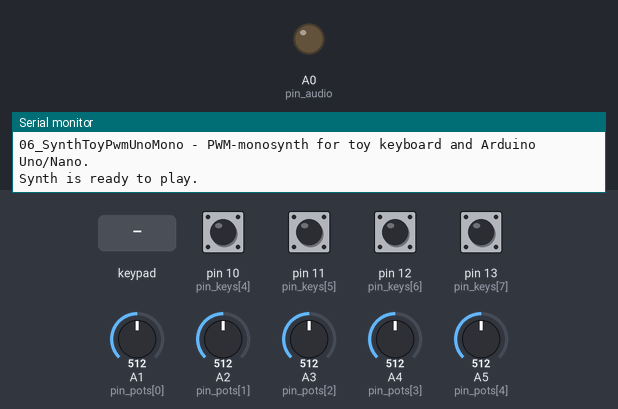
Bench run of a sketch on a simulated Arduino Uno, built with avr-gcc and run on an emulated ATmega328P. Shown: output pins drawn as LEDs (lit = HIGH), the last lines printed to the serial monitor. Wiring (inferred from the names in the program): 4×4 keypad with keys 1 2 3 A 4 5 6 B 7 8 9 C * 0 # D (labels assumed): rows pin 5, pin 4, pin 3, pin 2; columns pin 6, pin 7, pin 8, pin 9. The test bench sets the inputs (shaded band); at power-on: pin 10 (pin_keys[4]), pin 11 (pin_keys[5]), pin 12 (pin_keys[6]), pin 13 (pin_keys[7]) HIGH, A1 (pin_pots[0]) = 512, A2 (pin_pots[1]) = 512, A3 (pin_pots[2]) = 512, A4 (pin_pots[3]) = 512, A5 (pin_pots[4]) = 512.

Above: at 1.2 s.
1.3 s: pin 10 (pin_keys[4]) pulled LOW for 0.15 s
At 1.51 s:
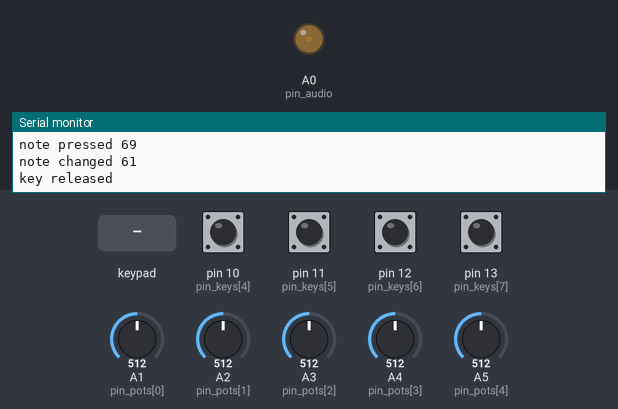
3.1 s: key '9' pressed
At 4.3 s:
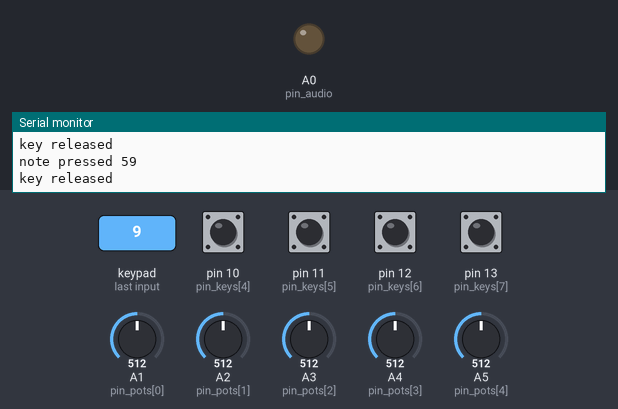
6.1 s: pin 11 (pin_keys[5]) pulled LOW for 1 s
At 6.72 s:
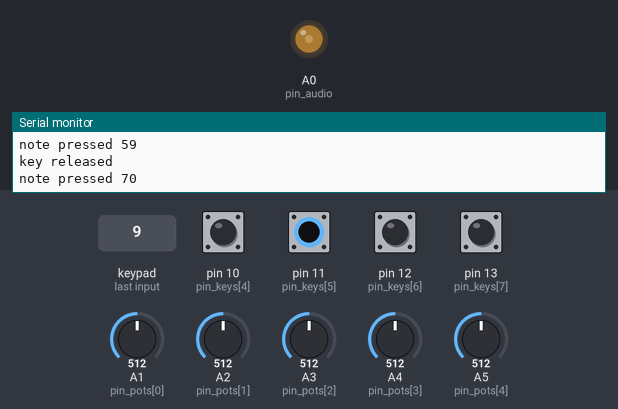
9.1 s: pin 12 (pin_keys[6]) pulled LOW for 0.15 s
At 9.9 s:
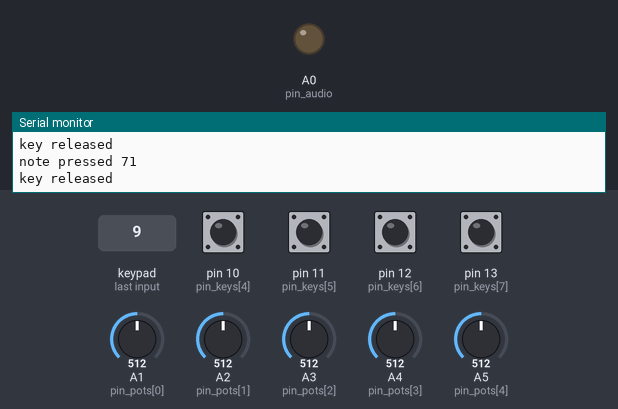
10.9 s: pin 13 (pin_keys[7]) pulled LOW for 1 s
At 12.52 s:
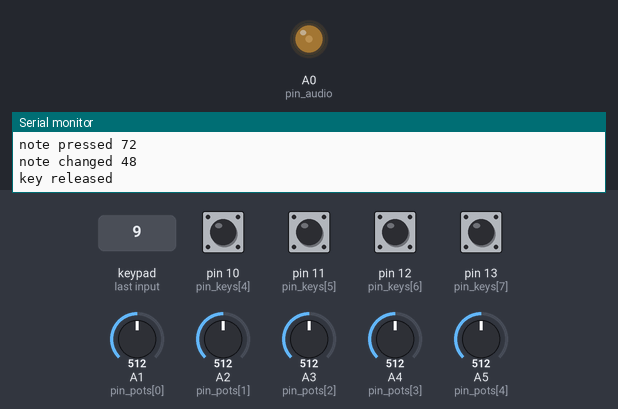
13.9 s: pin 10 (pin_keys[4]) pulled LOW for 1 s
At 16.4 s:
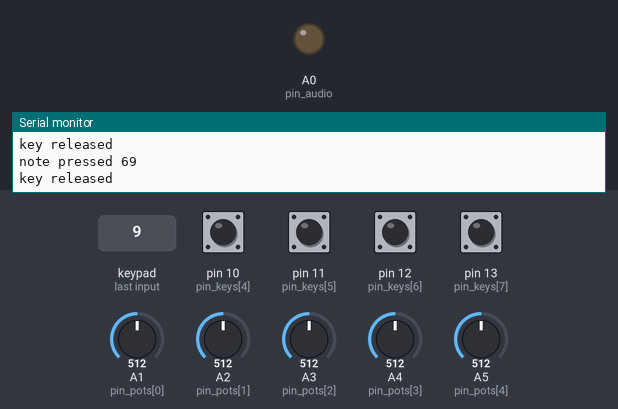
Timing chart, 0 to 17.9 s (numbered marks = the images above; inputs shaded):
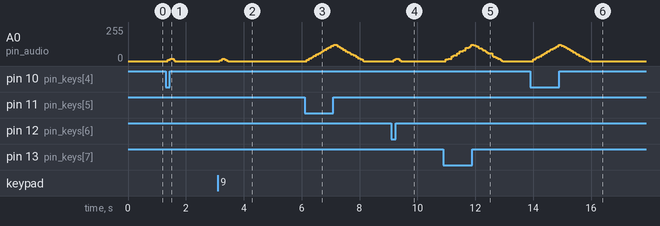

Measured:
- after the input at 1.3 s, A0 (pin_audio): 0/255 → 8/255 after 0.08 s, → 17/255 0.08 s later, → 0/255 0.12 s later
- after the input at 3.1 s, A0 (pin_audio): 0/255 → 7/255 after 0.08 s, → 18/255 0.08 s later, → 11/255 0.08 s later, → 0/255 0.08 s later
- after the input at 6.1 s, A0 (pin_audio): rises from 0/255 to 122/255 in 0.92 s, then falls to 0/255 in 1.0 s
- after the input at 9.1 s, A0 (pin_audio): 0/255 → 8/255 after 0.08 s, → 16/255 0.08 s later, → 0/255 0.12 s later
- after the input at 10.9 s, A0 (pin_audio): rises from 0/255 to 123/255 in 0.88 s, then falls to 0/255 in 1.1 s
- after the input at 13.9 s, A0 (pin_audio): rises from 0/255 to 122/255 in 0.88 s, then falls to 0/255 in 1.0 s

The sketch:

06_SynthToyPwmUnoMono.ino
```cpp
//06_SynthToyPwmUnoMono - PWM-monosynth for toy keyboard and Arduino Uno/Nano.
//--------------------------------------------
//Features:
//--------------------------------------------
//- 1-bit PWM mono synth for Arduino Uno/Nano
//- Controlled by keyboard from toy synthesizer
//- Optionally you can connect several pots for controlling PWM, octave, tune, attack, release.

//--------------------------------------------
//Aditional libraries:
//--------------------------------------------
//- install "TimerOne" library using Library Manager

//--------------------------------------------
//Monitor port speed:
//--------------------------------------------
//  Serial port baud must be set to 500000.

//--------------------------------------------
//Conection:
//--------------------------------------------
//Keyboard:
//- Connect Arduino's pins 5,4,3,2 to keyboard's ribbon cable with 4 contacts - for choosing keys blocks
//- Сonnect Arduino's pins 6,7,8,9,10,11,12,13 to to keyboard's ribbon cable with 8 contacts - for choosing key inside block

//Potentiometers:
//Use five 10 KOhm linear pots
//- Connect Arduino's Gnd and 5V to pots inputs,
//and Arduino's pins A1,A2,A3,A4,A5 to pot's outputs.
//This pots control Pitch, Attack, Release, PWM, Octave.

//Audio output:
//- mono audio output as two wires "Signal" and "Gnd",
//Connect this audio output wires to audio jack (and then to your speakers),
//or to passive buzzer 5V or to compact D-class amplifier with compact speaker.
//Variant 1 - Simplest connection
//   - Connect Arduino's Gnd and A0 to audio "Gnd" and "Signal"
//Variant 2 - Connection with volume control:
//  - Connect 10 kOhm pot's inputs to Arduino's Gnd and pin A0 passed through 10 KOhm resistor,
//  - Connect pot's output to audio "Signal",
//  - Connect Arduino's Gnd to audio "Gnd".
//  Note: resistor is required to to get audio signal of standard voltage 2.5V instead 5V which is output from A0),

//---------------------------------------------------------------
void setup() {
  // Serial setup
  Serial.begin(500000);
  Serial.println("06_SynthToyPwmUnoMono - PWM-monosynth for toy keyboard and Arduino Uno/Nano.");

  // Keyboard, see file "keyboard"
  keyboard_setup();

  // Pots, see file "pots"
  pots_setup();

  // Sound geberation, see file "sound"
  sound_setup();

  Serial.println();
  Serial.println("Synth is ready to play.");

}

//----------------------------------------------------------
void loop() {
  //this is function for control - updating keyboard and sound state,
  //with control rate, which is much slower than SampleRate, used at audio_loop()
  // Keyboard
  keyboard_update();

  // Pots
  pots_update();

  // Sound
  sound_update();

  delay(2); //control rate - so 1000/2 = 500 Hz, but really a bit less due operations between.
}

//----------------------------------------------------------
```

keyboard.ino
```cpp
//---------------------------------------------------------------
//Keyboard
//---------------------------------------------------------------

//- Connect Arduino's pins 5,4,3,2 to keyboard's ribbon cable with 4 contacts - for choosing keys blocks
//- Сonnect Arduino's pins 6,7,8,9,10,11,12,13 to to keyboard's ribbon cable with 8 contacts - for choosing key inside block
const byte blocks = 4;
const byte pin_blocks[blocks] = {5,4,3,2};
const byte keys_in_block = 8;
const byte pin_keys[keys_in_block] = {6,7,8,9,10,11,12,13};

const byte keys = 32; //number of keys

//Base note - it's used together with octave to decide which key to play
const byte base_note = 53-12; //F

byte keyboard_note = 0; //currently pressed note, 0 - not pressed


//---------------------------------------------------------------
// Keyboard setup
void keyboard_setup() {
  for (byte i = 0; i < blocks; i++) {
    pinMode(pin_blocks[i], INPUT);  //really it will OUTPUT when required
  }
  for (byte  i = 0; i < keys_in_block; i++) {
    pinMode(pin_keys[i], INPUT_PULLUP);  //we do pullup because will send "GND" for checking pressing
  }
}

//---------------------------------------------------------------
// Keyboard update
// If several keys are pressed, it will use rightmost key.
void keyboard_update() {
  byte key = 255;   //255 - no key, 0..keys-1 - some key is pressed
  //Scan all blocks
  for (byte b = 0; b < blocks; b++) {

    //put current to the block
    pinMode(pin_blocks[b], OUTPUT);
    digitalWrite(pin_blocks[b], LOW);

    //small pause for setting current - looks it's not required
    delayMicroseconds(2);

    for (byte k=0; k<keys_in_block; k++) {
      byte v = (digitalRead(pin_keys[k]) == LOW) ? 1 : 0;
      if (v) {
        key = b*keys_in_block + k;
        // Debug print - uncomment it for printing keyboard response
        //Serial.print("raw key "); Serial.println(key);
      }
    }

    //disable current from the block, see NOTE above
    pinMode(pin_blocks[b], INPUT);
  }

  // If some key is pressed - move to proper octave and check if it was changed
  if (key != 255) {
    byte note = key + base_note + get_octave()*12;
    // Case key is pressed
    if (!keyboard_note) {
      key_pressed(note); //key newly pressed - start sounding with attack
    }
    else {
      if (keyboard_note != note) {
        key_changed(note); //key changed - just change tone, without attack
      }
    }
    keyboard_note = note;
  }
  else {
    //no key pressed, check if it was released
    if (keyboard_note) {
      keyboard_note = 0;
      key_released();   //key released - start sound to fade
    }
  }

}


//---------------------------------------------------------------
```

pots.ino
```cpp
//---------------------------------------------------------------
//Potentiometers
//Use five 10 KOhm linear pots
//- Connect Arduino's Gnd and 5V to pots inputs,
//and Arduino's pins A1,A2,A3,A4,A5 to pot's outputs.
//This pots control Pitch, Attack, Release, PWM, Octave.
//---------------------------------------------------------------

const byte pots = 5;
const byte pin_pots[pots] = {A1, A2, A3, A4, A5};

int pots_values[pots] = {0,0,0,0,0}; //0..1023


//---------------------------------------------------------------
//Functions for receiving pots values
//---------------------------------------------------------------

//Pitch, -100..100, in percents
int get_pitch_percents() {
  //we get -150..150 and then collapse in to -100..100 to obtain zero-range at pot's center
  int p = map(pots_values[0],0,1023,-150,150);
  if (abs(p)<50) return 0;
  if (p > 0) return p-50;
  return p+50;
}

//---------------------------------------------------------------
//Attack time, 0..2000 milliseconds
int get_attack_ms() {
  return map(pots_values[1],0,1023,0,2000);
}

//---------------------------------------------------------------
//Release time, 0..2000 milliseconds
int get_release_ms() {
  return map(pots_values[2],0,1023,0,2000);
}

//---------------------------------------------------------------
//PWM, 0..255 - range is specific of sound generation implementation, see file "sound"
int get_pwm() {
  return map(pots_values[3],0,1023,0,255);
}

//---------------------------------------------------------------
//Octave, -2..2
int get_octave() {
  return map(pots_values[4],0,1023*5/6,-2,2); //*5/6 required to get space on pot's range for the last octave
}

//---------------------------------------------------------------
// Pots setup
//---------------------------------------------------------------
void pots_setup() {
  //Nothing here
}

//---------------------------------------------------------------
// Pots update
//---------------------------------------------------------------
void pots_update() {
  for (byte i=0; i<pots; i++) {
    pots_values[i] = analogRead(pin_pots[i]);
  }

  //Debug print - uncomment it for printing pots values
  /*Serial.print("Pots:\t");
  for (byte i=0; i<pots; i++) {
    Serial.print(pots_values[i]);
    Serial.print("\t");
  }
  Serial.print("Pitch %: "); Serial.print(get_pitch_percents());
  Serial.print("\tAttack ms: "); Serial.print(get_attack_ms());
  Serial.print("\tRelease ms: "); Serial.print(get_release_ms());
  Serial.print("\tPWM: "); Serial.print(get_pwm());
  Serial.print("\tOctave: "); Serial.print(get_octave());
  Serial.println();
  */
}

//---------------------------------------------------------------
```

sound.ino
```cpp
//---------------------------------------------------------------
//Sound generation
//---------------------------------------------------------------
//Using library TimerOne for working with Arduino's Timer1
#include <TimerOne.h>
//Note: if you get error message here, then install "TimerOne" library using Library Manager


const byte pin_audio = A0;  //we will use A0 as digital output pin!

const long int sample_rate = 8192;   //Sample rate of the audio generation
const int timer_period = long(1000000) / sample_rate;  //period for Timer1 working


const float pitch_band_range = 7;   //range of pitch bend of hemitones

byte sound_vol = 0;  //sound "volume", 0..255, changing by attack/release processes; precisely it's not volume, but PWM modulation
int sound_freq = 1; //current sound frequency for sound generation
byte sound_pwm = 0; //cuurent PWM value for sound generation

byte playing_note = 0; //currently playing note - it keeps here for "release" process even after user releases key

//PWM
const long int pwm_range = 256;
const int pwm_pow2 = 8;  //2^8 = pwm_range

long int pwm_ = 0;

//attack/release implemented as PWM change, we are using integer arithmetics instead floats to speed-up computing
const long int fade_range = (long int)1024*32;
const int fade_pow2 = 15;  //2^... = fade_range

long int fade_pos_ = 0;    //position for attack/release, "_" marks it's changed in audio_loop(); value 0 - means min volume, value fade_range means max volume
long int fade_adder = 0;  //how much add to fade at each sound sample generation

//PWM phase
const long int phase_range = sample_rate*4;   //Nyqist and more
long int phase_ = 0;
long int phase_adder = 0;
long int momentary_pwm_ = 0;

unsigned long int time_ = 0;

//---------------------------------------------------------------
// Setup sound
void sound_setup() {
  //Audio pin
  pinMode(pin_audio, OUTPUT);
  digitalWrite(pin_audio, 0);

  // Starting timer for sound generation
  Timer1.initialize(timer_period);   //set timer's period
  Timer1.attachInterrupt(audio_out); //set function which is called by timer
}

//---------------------------------------------------------------
// Sound update at control rate
//This is not audio generator, but control-rate function for changing sound
void sound_update() {
  //Test of sound
  //digitalWrite(A0,1);
  //delay(2);
  //digitalWrite(A0,0);
  //delay(2);
  //return;
  //-------------

  // Attack/release
  unsigned long int time = millis();
  unsigned long int dt = time - time_;
  time_ = time;

  fade_pos_ += fade_adder * dt;
  if (fade_adder > 0 && fade_pos_ > fade_range) fade_pos_ = fade_range;
  if (fade_adder < 0 && fade_pos_ < 0) fade_pos_ = 0;
  //For usage below: sound volume is fade_pos_/fade_range

  // PWM
  pwm_ = get_pwm();

  // Computing current sound frequency - made from key and pitch bend
  sound_freq = int(m_to_f_float(playing_note    //Note
                                + get_pitch_percents() * pitch_band_range * 0.01f)); //Pitch -100..100, so multiply by 0.01

  // Computing phase_adder:
  // "phase_" should walk "sound_freq" periods by one second, the period is "phase_range"
  // so "phase_" goes phase_range*sound_freq per second, or phase_range*sound_freq/sample_rate per audio step
  // - this is phase_adder
  phase_adder = float(phase_range) * sound_freq / sample_rate;

  // Debug print
  /*static byte print = 0;
  print = (print + 1) % 10;
  if (print == 0) {

    Serial.print("sound_freq: "); Serial.print(sound_freq);
    Serial.print("\tphase_adder: "); Serial.print(phase_adder);

    Serial.print("\tfade_adder: "); Serial.print(fade_adder);
    Serial.print("\tfade_pos_: "); Serial.print(fade_pos_);

    //Serial.print("\tpwm_: "); Serial.print(pwm_);
    //Serial.print("\tphase_range: "); Serial.print(phase_range);
    Serial.print("\tmomentary_pwm_: "); Serial.print(momentary_pwm_);
    //Serial.print("\tphase"); Serial.print(phase_);
    Serial.println();

  }
*/
}

//---------------------------------------------------------------
//start attack/release, dir==1 - attack, dir==-1 - release
void set_fade(int duration_ms, int dir) {
  //we work in milliseconds rate
  //need to go way fade_range at duration_ms milliseconds
  fade_adder = fade_range / duration_ms * dir;  //integer-arithmetics optimized from original formula: fade_range / (duration_ms * sample_rate / 1000);
}

//---------------------------------------------------------------
//Key events
//---------------------------------------------------------------
//Note that we change attack_on, release_on in the end of functions becaue it's used IN "anothe thread" - in audio_loop()
void key_pressed(byte note) { //key newly pressed - start sounding with attack
  Serial.print("note pressed "); Serial.println(note);
  playing_note = note;
  //start attack
  int attack_ms = get_attack_ms();
  if (attack_ms == 0) {
    fade_pos_ = fade_range;
    fade_adder = 0;
  }
  else {
    set_fade(attack_ms, 1);
    fade_pos_ = 0;  //retrig fade position
  }
}

//---------------------------------------------------------------
void key_changed(byte note) { //key changed - just change tone, without attack
  Serial.print("note changed "); Serial.println(note);
  playing_note = note;
}

//---------------------------------------------------------------
void key_released() {  //key released - start sound to fade
  Serial.println("key released ");
  //start release
  int release_ms = get_release_ms();
  if (release_ms == 0) {
    fade_pos_ = 0;
    fade_adder = 0;
  }
  else {
    set_fade(release_ms, -1);
    //note, we don't do here "fade_pos_ = fade_range" so sound will dissapear smoothly even if attack is not finished
  }
}

//---------------------------------------------------------------
// audio_out() - Main sound function which is called by Timer 1 at rate SampleRate Hz


void audio_out() {
  //Test of sound
  //static byte v = 0;
  //digitalWrite(A0,v);
  //v = 1-v;
  //return;

  // Sound phase
  phase_ += phase_adder;
  phase_ %= phase_range;
  // if phase_ < pwm*volume, then audio out = 1, else = 0;

  momentary_pwm_ = ((phase_range * pwm_ >> pwm_pow2)
                    * fade_pos_) >> fade_pow2;
  //if (phase_ < phase_range/2) //For debugging - simple 50% PWM
  if (phase_ < momentary_pwm_) {
    digitalWrite(A0, 1);
  }
  else {
    digitalWrite(A0, 0);
  }
}

//---------------------------------------------------------------
//Utility functions for getting note frequency
//http://newt.phys.unsw.edu.au/jw/notes.html

//Convert midi note to frequency
int m_to_f_int(int midi_note) {
  return m_to_f_float(midi_note);
}

//float version
float m_to_f_float(float midi_note) {
  return pow(2, (midi_note - 69) / 12) * 440; //Hz
  //note: for midi_note>100 sometimes occurs overflow
}

//---------------------------------------------------------------
```
